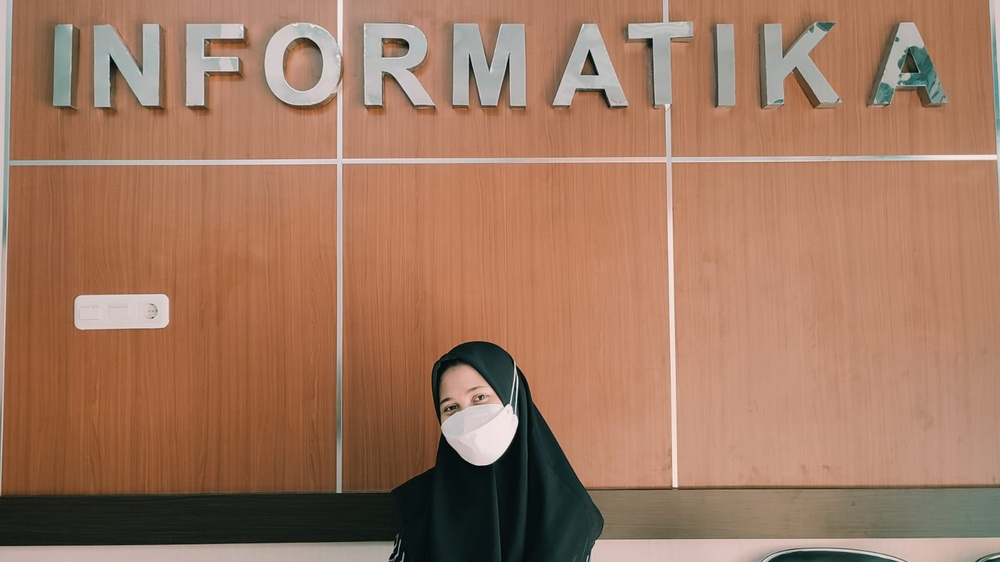
#> input picture a.jpeg, 1000 x 562 px, shrunk from 1600 x 900 before the run
$ python high_pass.py
#> lines starting #> are read from the running program, lines starting #| are printed output that depends on the picture
import numpy as np
import cv2
from matplotlib import pyplot as  plt

img = cv2.imread('a.jpeg',0)
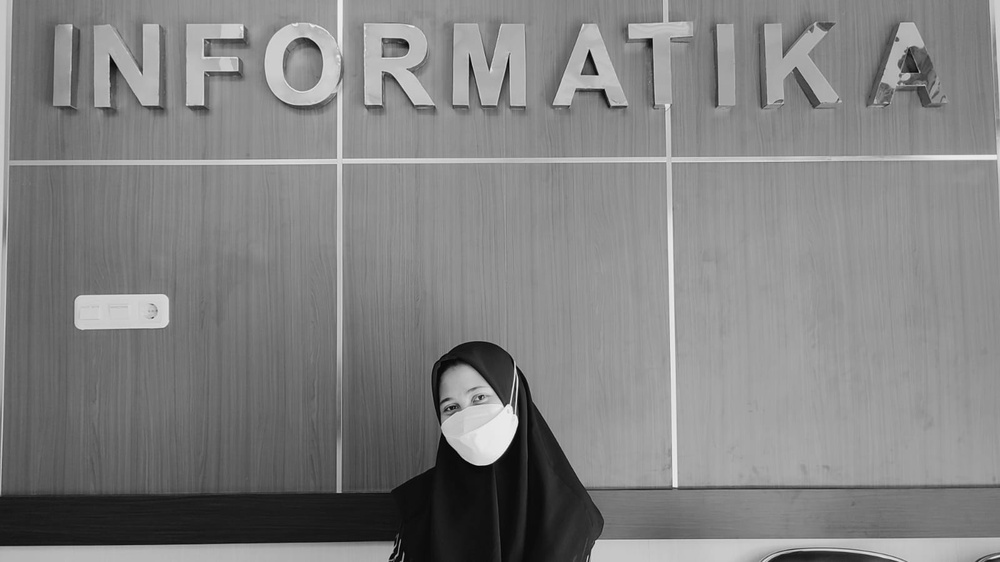
#> img: shape (562, 1000); min 0, max 244, mean 129.5
f = np.fft.fft2(img)
fshift = np.fft.fftshift(f)
magnitude_spectrum = 20*np.log(np.abs(fshift))
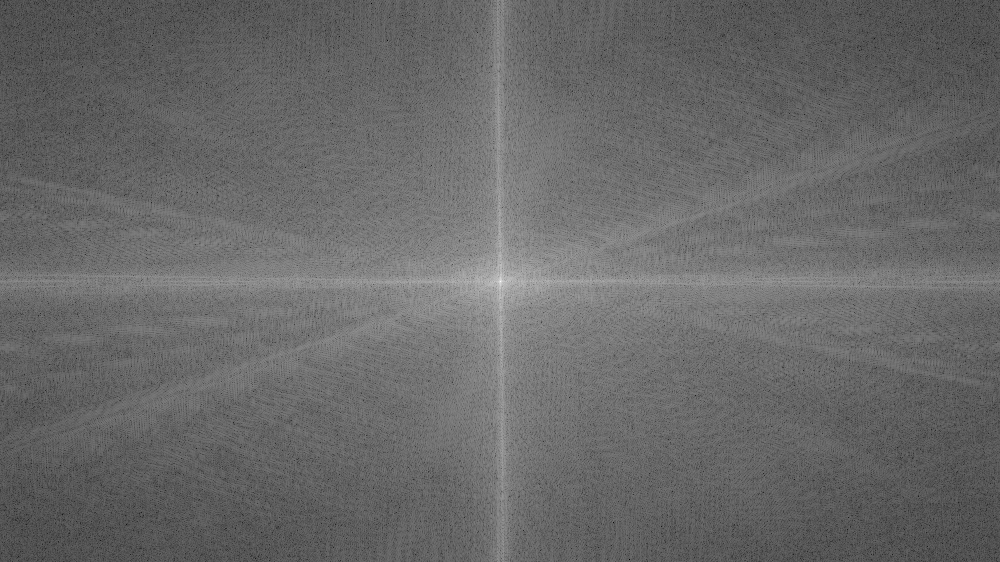
#> magnitude_spectrum: shape (562, 1000) float64; min 6.61, max 362.1, mean 152.9; drawn with min black and max white

rows, cols =img.shape
#> rows = 562; cols = 1000
crow, ccol = int(rows/2), int(cols/2)
#> crow = 281; ccol = 500
fshift[crow-30:crow+30, ccol-30:ccol+30] = 0
f_ishift = np.fft.ifftshift(fshift)
img_back = np.fft.ifft2(f_ishift)
img_back = np.abs((img_back))
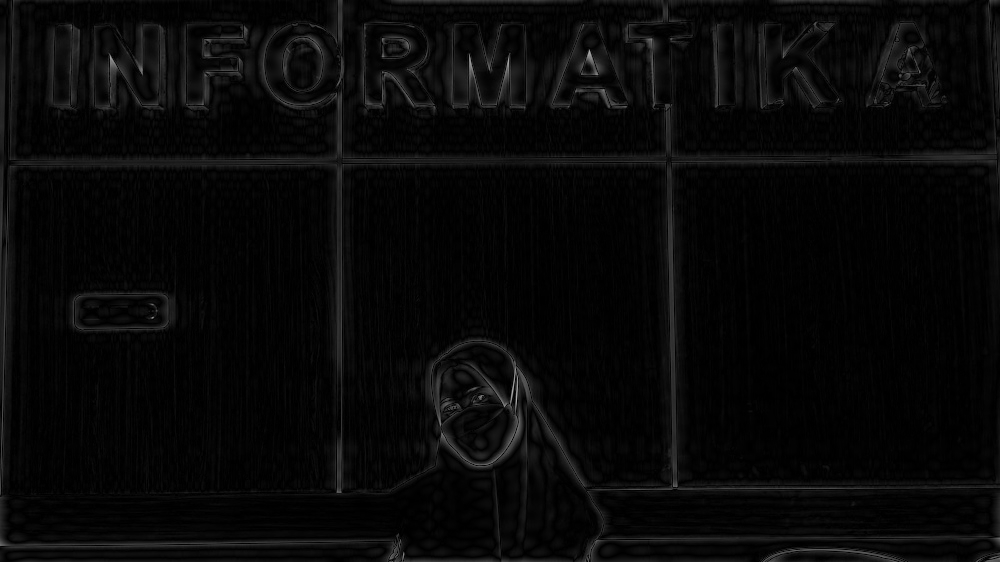
#> img_back: shape (562, 1000) float64; min 0.00132, max 178.5, mean 8.6

plt.subplot(131), plt.imshow(img, cmap='gray')
plt.title('input image'), plt.xticks([]), plt.yticks([])
plt.subplot(132),plt.imshow(img_back, cmap='gray')
plt.title('image after HPF'), plt.xticks([]), plt.yticks()
plt.subplot(133), plt.imshow(img_back)
plt.title('result in jet'), plt.xticks([]), plt.yticks()
plt.show()
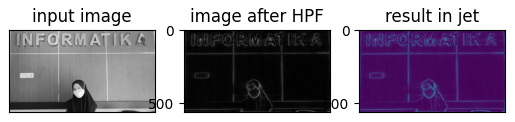
#> figure drawn by matplotlib, 3 panels
